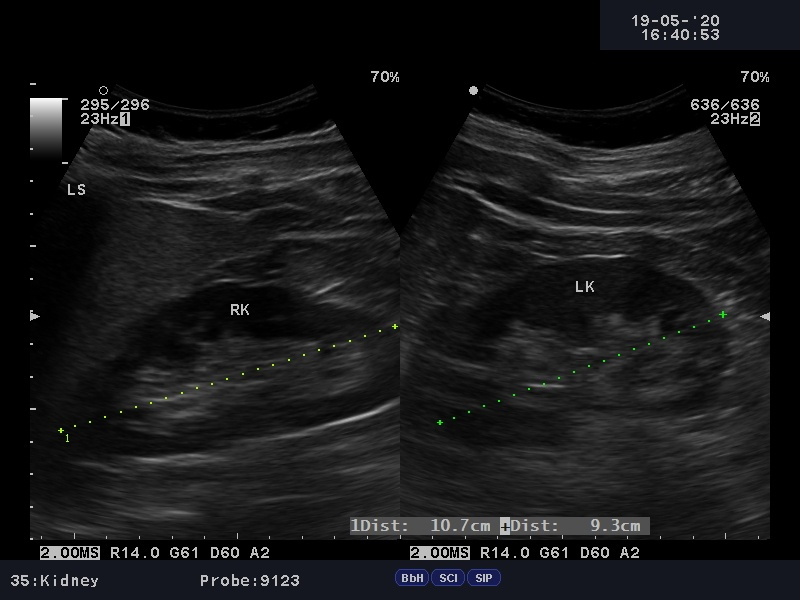
#> input picture images/-_2003880-_URO-_20442_20200519_Kidney_0002.JPG, 800 x 600 px, found by its file name
$ python pre-process.py
#> lines starting #> are read from the running program, lines starting #| are printed output that depends on the picture; after the words box and inside, x2 and y2 are one past the last pixel; in counts of white or black regions, pixels touching at a corner belong together
# contours 6 pre-processing image
import cv2
import matplotlib.pyplot as plt

# Read the image
image2 = cv2.imread('images/-_2003880-_URO-_20442_20200519_Kidney_0002.jpg')
#> image2 is the input picture: shape (600, 800, 3); mean B, G, R 24.6, 23.8, 23.5

# Display the image
plt.figure(figsize=[10,10])
plt.imshow(image2[:,:,::-1]);plt.title("Original Image");plt.axis("off")

image2_copy = image2.copy()


# Convert the image to gray-scale
gray = cv2.cvtColor(image2_copy, cv2.COLOR_BGR2GRAY)

# Display the result
plt.imshow(gray, cmap="gray");plt.title("Gray-scale Image");plt.axis("off")

gray_inverted = cv2.bitwise_not(gray)
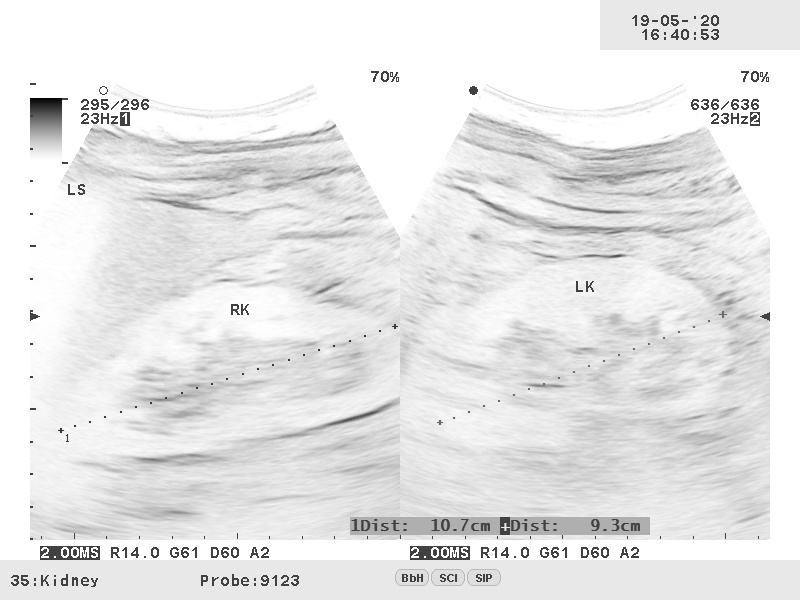
#> gray_inverted: shape (600, 800); min 1, max 255, mean 231.2

# Display the result
plt.figure(figsize=[10,10])
plt.imshow(gray_inverted ,cmap="gray");plt.title("Bitwise Inverted");plt.axis("off")

# Find the contours from the inverted gray-scale image
contours, hierarchy = cv2.findContours(gray_inverted, cv2.RETR_EXTERNAL, cv2.CHAIN_APPROX_NONE)
#> contours = 1 contour; box (x1, y1, x2, y2) and area: (0, 0, 800, 600) 478601

# draw all contours
cv2.drawContours(image2_copy, contours, -1, (0, 255, 0), 2)
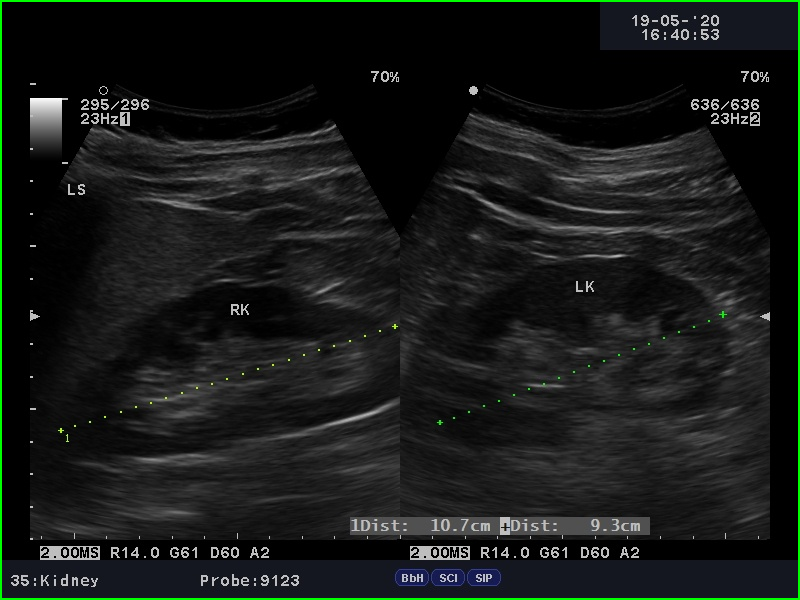
#> image2_copy: shape (600, 800, 3); 1.16% of pixels changed, all inside (x1, y1, x2, y2) = (0, 0, 800, 600)

# Display the result
plt.figure(figsize=[10,10])
plt.imshow(image2_copy[:,:,::-1]);plt.title("Contours Detected");plt.axis("off")
# plt.show()

# Create a binary thresholded image
_, binary = cv2.threshold(gray_inverted, 250, 1, cv2.THRESH_BINARY)
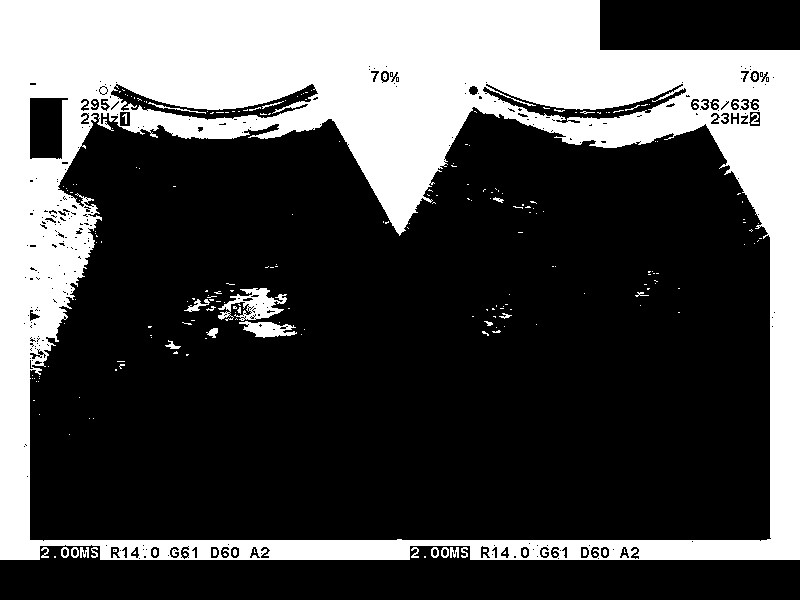
#> binary: shape (600, 800); values 0 (black) and 1 (white), 31% white; 234 white regions (200 under 20 px)

# Display the result
plt.figure(figsize=[10,10])
plt.imshow(binary, cmap="gray");plt.title("Binary Image");plt.axis("off")
# plt.show()

# Make a copy of the source image.
image2_copy2 = image2.copy()

# find the contours from the thresholded image
contours, hierarchy = cv2.findContours(binary, cv2.RETR_LIST, cv2.CHAIN_APPROX_SIMPLE)
#> contours = 637 contours, 541 with area under 20; largest, box (x1, y1, x2, y2) and area: (0, 0, 800, 560) 434934, (29, 106, 772, 542) 283389, (110, 83, 319, 121) 2546, (29, 97, 69, 160) 2036, (482, 83, 687, 124) 2034

# draw all the contours found
image2_copy2 = cv2.drawContours(image2_copy2, contours, -1, (0, 0, 255), 2)
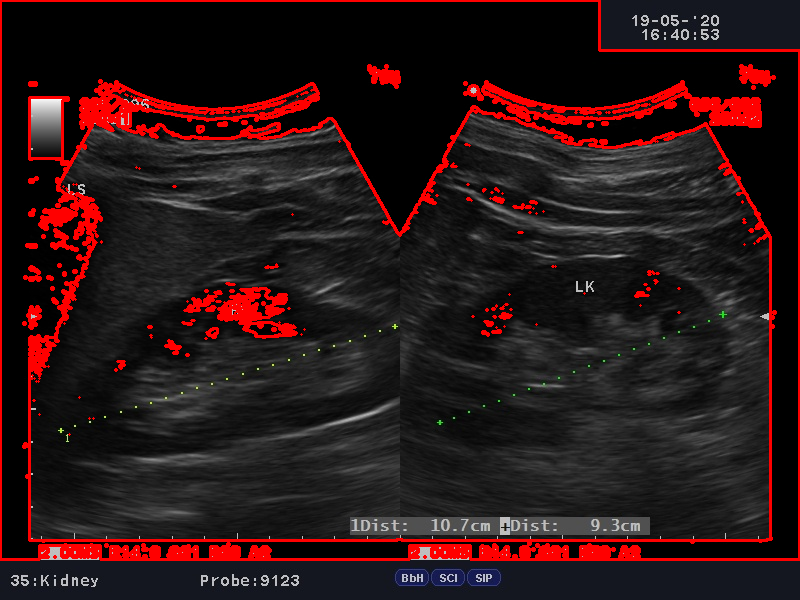
#> image2_copy2: shape (600, 800, 3); 8.07% of pixels changed, all inside (x1, y1, x2, y2) = (0, 0, 800, 561)

# Plot both of the resuts for comparison
plt.figure(figsize=[15,15])
plt.subplot(121);plt.imshow(image2_copy[:,:,::-1]);plt.title("Without Thresholding");plt.axis('off')
plt.subplot(122);plt.imshow(image2_copy2[:,:,::-1]);plt.title("With Threshloding");plt.axis('off')
plt.show()
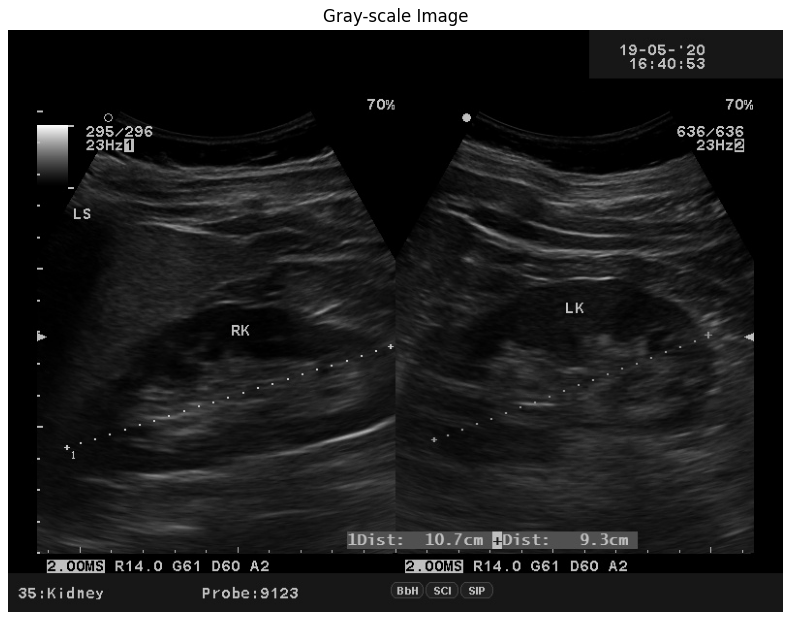
#> figure drawn by matplotlib, 1 panel
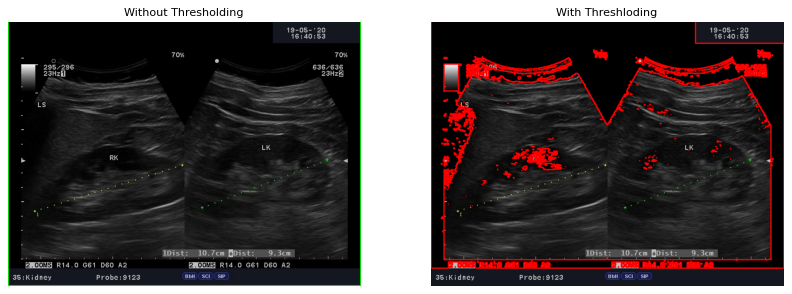
#> figure drawn by matplotlib, 2 panels
